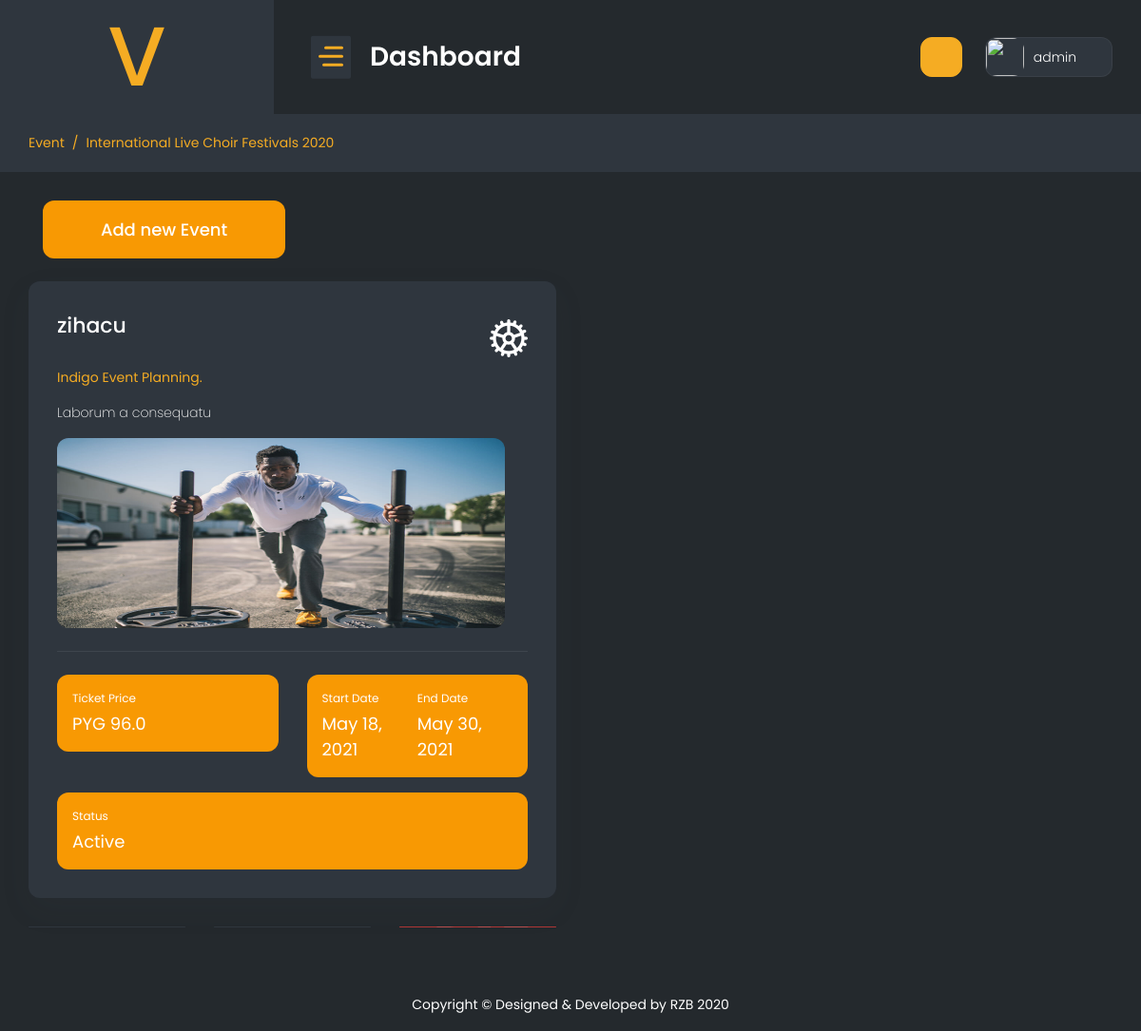
The page /superadminevent (signed in) on the database its author committed.
### webapp/models.py (models this page shows, shortened)
class Event(models.Model):
    EventId = models.AutoField(primary_key=True)
    EventName = models.CharField(max_length=255, default="")
    Cost = models.FloatField(default=0.0)
    Registration_start = models.DateField()
    Registration_end = models.DateField()
    Runner_quantity = models.IntegerField(default=0)
    Event_logo = models.ImageField(upload_to='Eventlogo/',default="SuperAdmin/dummy.jpg")
    Status = models.CharField(max_length=50, default="")
    EventTypeId = models.ForeignKey(Event_Type , on_delete=models.SET_NULL,blank=True,null=True)
    Description = models.TextField(default="")
    created = models.DateTimeField(auto_now_add=True, blank=True)
    distance=models.FloatField(default="")

class Event_Type(models.Model):
    EventTypeId = models.AutoField(primary_key=True)
    EventType = models.CharField(max_length=255, default="")
    Super_AdminAccount_id=models.ForeignKey(Super_AdminAccount , on_delete=models.SET_NULL,blank=True,null=True)
    def __str__(self):
        return self.EventType

### webapp/views.py (the view)
# urls.py: path('superadminevent',superadminevent.as_view(),name="superadminevent"),
class superadminevent(View):
    def get(self,request):
        if not request.session.has_key('adminid'):
            return redirect("/superadminlogin")
        try:
            data = Event.objects.all()
            return render(request ,'superadmin/event.html',{'data':data})
        except:
            return redirect("/superadmin")

### templates/superadmin/event.html (shortened to what this page needs)
{% extends "superadmin/base.html" %}
{% block body %}
<div class="container-fluid">
    <div class="page-titles">
        <ol class="breadcrumb">
            <li class="breadcrumb-item active"><a href="javascript:void(0)">Event</a></li>
            <li class="breadcrumb-item"><a href="javascript:void(0)">International Live Choir Festivals 2020 </a></li>
        </ol>
    </div>
    <div class="col-md-3 mb-4">
        <a href="{% url 'superadminaddevent' %}" class="btn btn-primary light  btn-lg btn-block rounded ">Add new
            Event</a>
    </div>
    <div class="row">
        {% for d in data %}
        <div class="col-xl-6 col-xxl-6 col-xs-12 mb-4">
            <div class="row">
                <div class="col-xl-12">
                    <div class="card">
                        <div class="card-body">
                            <div class="media-body">
                                <div class="d-md-flex d-block justify-content-between">
                                    <h4 class="fs-22">{{d.EventName}}</h4>
                                    <div class="dropdown custom-dropdown mb-0 d-md-block d-none">
                                        <div data-toggle="dropdown">
                                            <i class="flaticon-381-settings-2" style="font-size:40px"></i>
                                        </div>
                                    </div>
                                </div>
                                <span class="text-primary d-block mb-3">
                                    {{d.EventTypeId}}</span>
                                <p class="fs-14 text-white font-w200">
                                    {{d.Description}}
                                </p>
                            </div>
                            <div
                                class="media d-md-flex d-block border-bottom pb-sm-4 pb-2 mb-4 text-md-left text-center">
                                <img src="{{d.Event_logo.url}}" alt="" width="100%" height="200px"
                                    class="rounded mr-0 mr-md-4 mb-2 mb-md-0">
                            </div>
                            <div class="row">
                                <div class="col-lg-3 col-md-6 col-xxl-6 mb-3">
                                    <div class="media bgl-primary p-3 rounded align-items-center">
                                        <div class="media-body">
                                            <span class="fs-12 d-block mb-1">Ticket Price</span>
                                            <span class="fs-18 text-white">PYG {{d.Cost}}</span>
                                        </div>
                                    </div>
                                </div>
                                <div class="col-lg-4 col-md-6 col-xxl-6 mb-3">
                                    <div class="media bgl-primary p-3 rounded align-items-center">
                                        <div class="media-body">
                                            <span class="fs-12 d-block mb-1">Start  Date</span>
                                            <span class="fs-18 text-white">{{d.Registration_start}}</span>
                                        </div>
                                        <div class="media-body">
                                            <span class="fs-12 d-block mb-1">End  Date</span>
                                            <span class="fs-18 text-white">{{d.Registration_end}}</span>
                                        </div>
                                    </div>
                                </div>
                                <div class="col-lg-5 col-md-12 col-xxl-12">
                                    <div class="media bgl-primary p-3 rounded align-items-center">
                                        <div class="media-body">
                                            <span class="fs-12 d-block mb-1">Status</span>
                                            <span class="fs-18 text-white">{{d.Status}}</span>
                                        </div>
                                    </div>
                                </div>
                            </div>
                        </div>
                    </div>
                </div>
                <div class="col-md-4 col-sm-6">
                    <div class="card overflow-hidden">
                        <div class="card-body p-0">
                        </div>
                    </div>
                </div>
                <div class="col-md-4 col-sm-6">
                    <div class="card overflow-hidden">
                        <div class="card-body p-0">
                        </div>
                    </div>
                </div>
                <div class="col-md-4">
                    <div class="card overflow-hidden bg-image bg-danger">
                    </div>
                </div>
            </div>
        </div>
        {% endfor %}
    </div>
</div>
{% endblock body %}

### rows shown on the page
Event: EventName "zihacu", EventTypeId "Indigo Event Planning.", Description "Laborum a consequatu", Event_logo (picture), Cost "96.0", Registration_start "May 18, 2021", Registration_end "May 30, 2021", Status "Active"

### other values the page prints
{{ request.session.adminname }} "admin"
